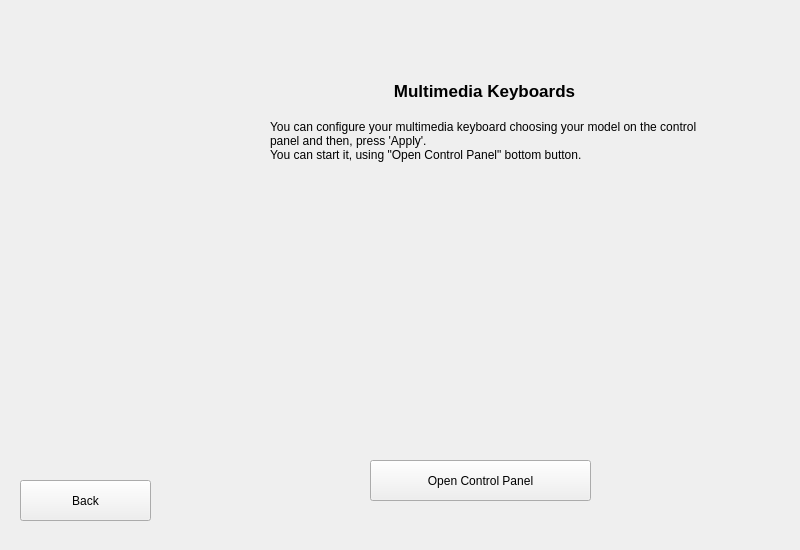
<?xml version="1.0" encoding="UTF-8"?>
<ui version="4.0">
 <class>FormTeclatsMultimedia</class>
 <widget class="QWidget" name="FormTeclatsMultimedia">
  <property name="geometry">
   <rect>
    <x>0</x>
    <y>0</y>
    <width>800</width>
    <height>550</height>
   </rect>
  </property>
  <property name="minimumSize">
   <size>
    <width>800</width>
    <height>550</height>
   </size>
  </property>
  <property name="maximumSize">
   <size>
    <width>800</width>
    <height>550</height>
   </size>
  </property>
  <property name="windowTitle">
   <string>Form</string>
  </property>
  <widget class="QLabel" name="label_2">
   <property name="geometry">
    <rect>
     <x>0</x>
     <y>0</y>
     <width>800</width>
     <height>550</height>
    </rect>
   </property>
   <property name="text">
    <string/>
   </property>
   <property name="pixmap">
    <pixmap>../../../../../usr/share/kademar/utils/cadi/img/bg/cadi.png</pixmap>
   </property>
   <property name="scaledContents">
    <bool>true</bool>
   </property>
  </widget>
  <widget class="QStackedWidget" name="pageWidget">
   <property name="geometry">
    <rect>
     <x>240</x>
     <y>80</y>
     <width>491</width>
     <height>421</height>
    </rect>
   </property>
   <property name="currentIndex">
    <number>0</number>
   </property>
   <widget class="QWidget" name="software">
    <widget class="QLabel" name="label_4">
     <property name="geometry">
      <rect>
       <x>9</x>
       <y>0</y>
       <width>471</width>
       <height>21</height>
      </rect>
     </property>
     <property name="font">
      <font>
       <pointsize>13</pointsize>
       <weight>75</weight>
       <bold>true</bold>
      </font>
     </property>
     <property name="text">
      <string>Multimedia Keyboards</string>
     </property>
     <property name="alignment">
      <set>Qt::AlignCenter</set>
     </property>
    </widget>
    <widget class="QLabel" name="label">
     <property name="geometry">
      <rect>
       <x>30</x>
       <y>20</y>
       <width>441</width>
       <height>81</height>
      </rect>
     </property>
     <property name="text">
      <string>You can configure your multimedia keyboard choosing your model on the control panel and then, press 'Apply'.
You can start it, using &quot;Open Control Panel&quot; bottom button.</string>
     </property>
     <property name="wordWrap">
      <bool>true</bool>
     </property>
    </widget>
    <widget class="QLabel" name="l_logo_blth">
     <property name="geometry">
      <rect>
       <x>80</x>
       <y>100</y>
       <width>321</width>
       <height>270</height>
      </rect>
     </property>
     <property name="text">
      <string/>
     </property>
     <property name="pixmap">
      <pixmap>../../../../../usr/share/kademar/utils/cadi/img/kcontrol_teclats.png</pixmap>
     </property>
    </widget>
    <widget class="QPushButton" name="b_keyboard">
     <property name="geometry">
      <rect>
       <x>130</x>
       <y>380</y>
       <width>221</width>
       <height>41</height>
      </rect>
     </property>
     <property name="text">
      <string>Open Control Panel</string>
     </property>
     <property name="icon">
      <iconset>
       <normaloff>../../../../../usr/share/kademar/utils/cadi/img/kcontrol.png</normaloff>../../../../../usr/share/kademar/utils/cadi/img/kcontrol.png</iconset>
     </property>
     <property name="iconSize">
      <size>
       <width>32</width>
       <height>32</height>
      </size>
     </property>
    </widget>
    <zorder>label_4</zorder>
    <zorder>label</zorder>
    <zorder>b_keyboard</zorder>
    <zorder>l_logo_blth</zorder>
   </widget>
  </widget>
  <widget class="QLabel" name="label_3">
   <property name="geometry">
    <rect>
     <x>20</x>
     <y>10</y>
     <width>90</width>
     <height>90</height>
    </rect>
   </property>
   <property name="text">
    <string/>
   </property>
   <property name="pixmap">
    <pixmap>../../../../../usr/share/kademar/utils/cadi/img/kademar.png</pixmap>
   </property>
   <property name="scaledContents">
    <bool>true</bool>
   </property>
  </widget>
  <widget class="QPushButton" name="b_sortir">
   <property name="geometry">
    <rect>
     <x>20</x>
     <y>480</y>
     <width>131</width>
     <height>41</height>
    </rect>
   </property>
   <property name="text">
    <string>Back</string>
   </property>
   <property name="icon">
    <iconset>
     <normaloff>../../../../../usr/share/kademar/utils/cadi/img/enrera.png</normaloff>../../../../../usr/share/kademar/utils/cadi/img/enrera.png</iconset>
   </property>
  </widget>
 </widget>
 <resources/>
 <connections/>
</ui>
